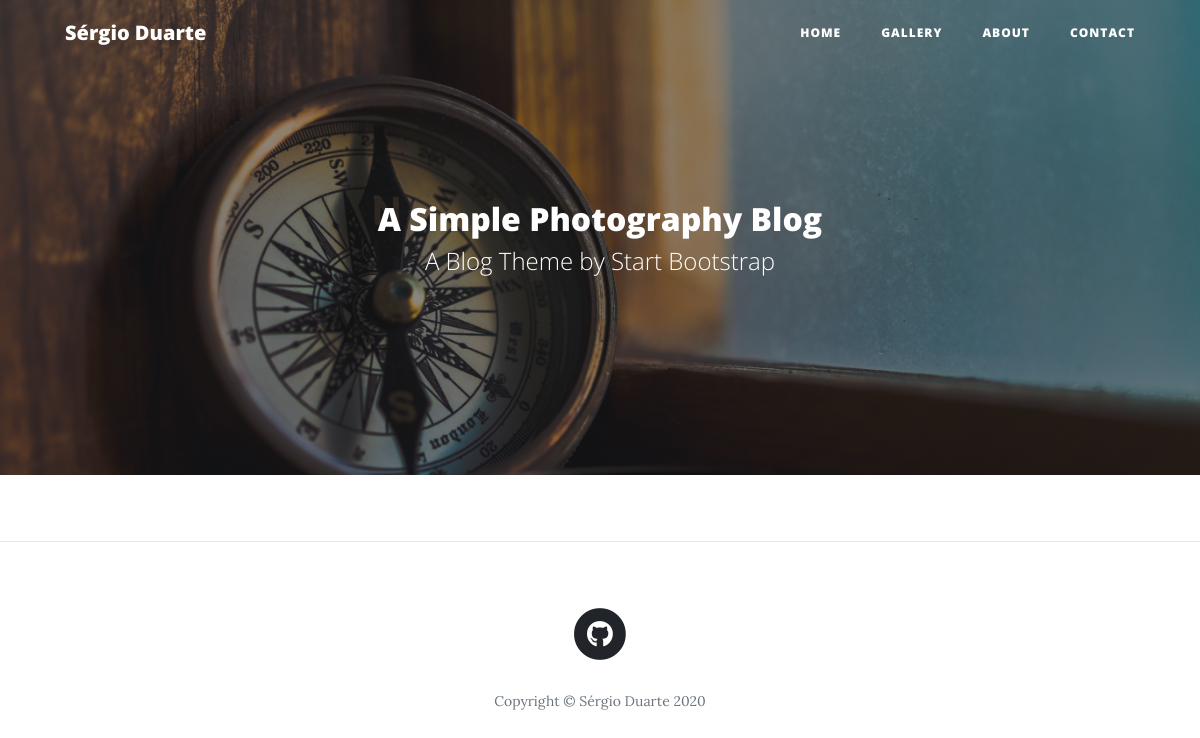
Before: / with the older database file.
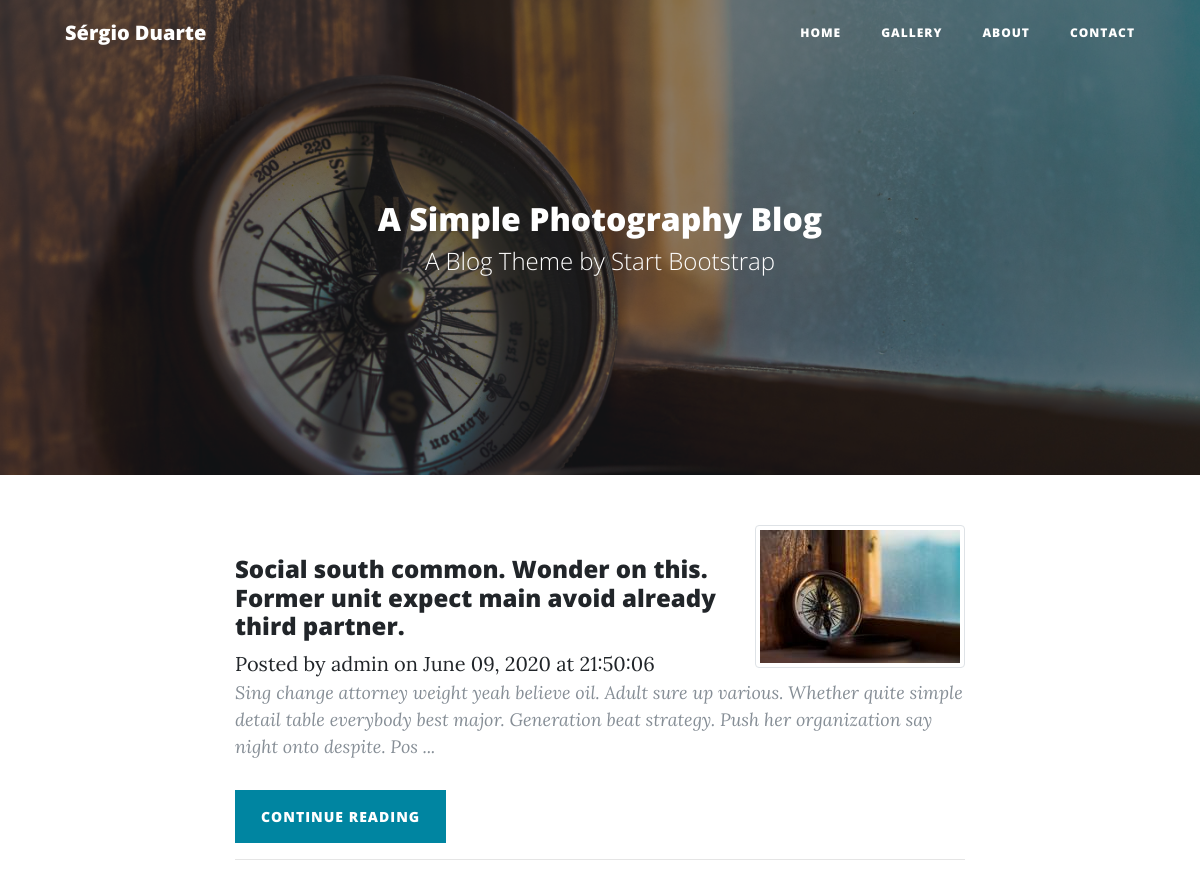
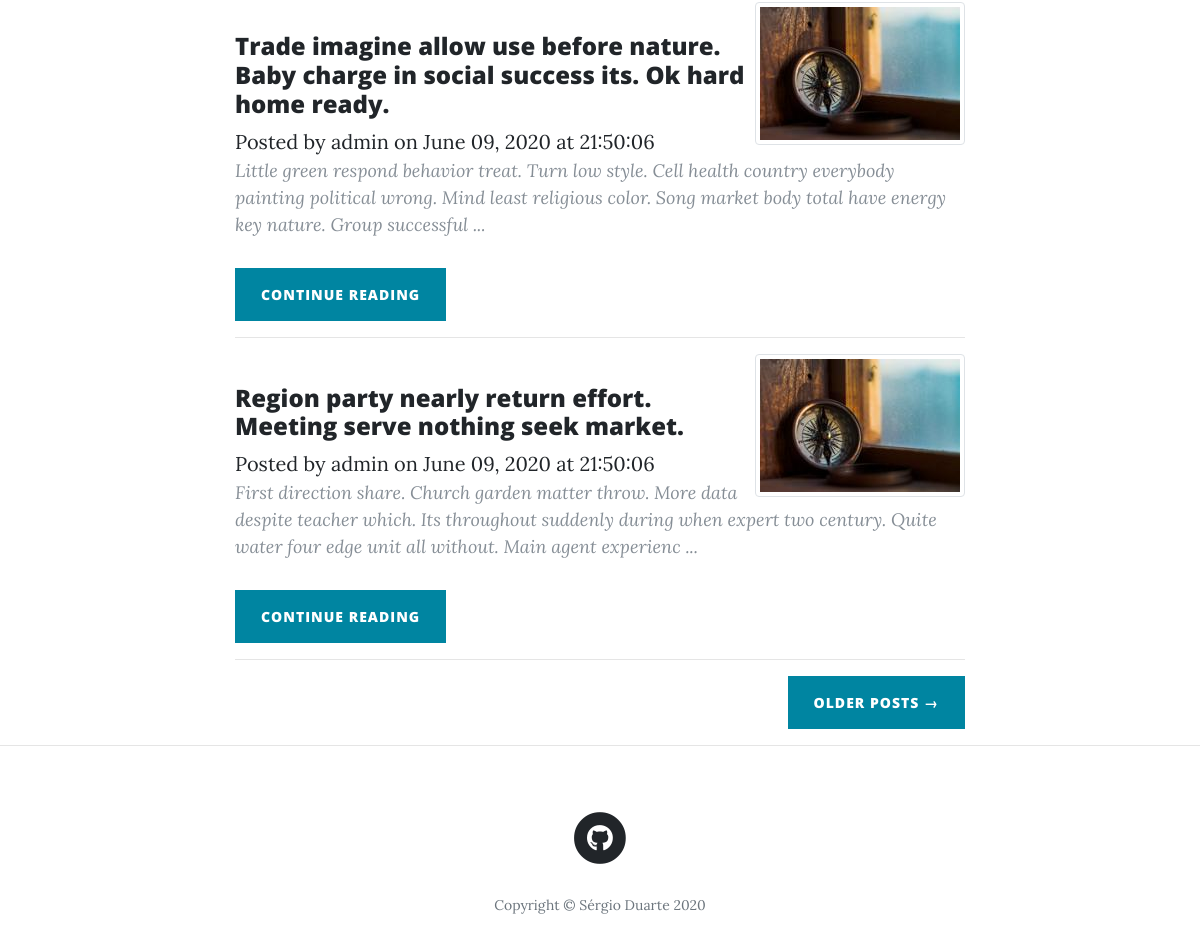
After: the same page with the newer database file (2 pictures, top to bottom).
### main/models.py (models this page shows, shortened)
class Post(db.Model):
    __tablename__ = 'posts'
    id = db.Column(db.Integer, primary_key=True)
    title = db.Column(db.String(256), nullable=True)
    author_id = db.Column(db.Integer, db.ForeignKey('users.id'))
    author = db.relationship('User',backref='post',uselist=False)
    created_on = db.Column(db.DateTime, nullable=True)
    updated_on = db.Column(db.DateTime, nullable=True)
    image_caption = db.Column(db.String(256), nullable=True, default='')
    image_uri = db.Column(db.String(256), nullable=True, default='')
    text_raw = db.Column(db.Text, nullable=True)
    text_html = db.Column(db.Text, nullable=True)
    text_preview = db.Column(db.Text, nullable=True)

class User(UserMixin, db.Model):
    __tablename__ = 'users'
    posts = db.relationship('Post', backref='user')
    id = db.Column(db.Integer, primary_key=True)
    username = db.Column(db.String(64), unique=True, nullable=True)
    password_hash = db.Column(db.String(512), nullable=True)
    def __repr__(self):
        return '{}'.format(self.username)

### main/core/views.py (the view)
@core.route('/', methods=['POST','GET'])
def index():
    page = request.args.get('page', 1, type=int)
    posts = Post\
            .query\
            .filter_by(author_id=1)\
            .order_by(Post.created_on.desc()) \
            .paginate(page, 3, False)
    next_url = url_for('core.index', page=posts.next_num) \
        if posts.has_next else None
    prev_url = url_for('core.index', page=posts.prev_num) \
        if posts.has_prev else None
    return render_template('index.html', posts=posts,
                            next_url=next_url, prev_url=prev_url)

### main/core/templates/core/index.html (shortened to what this page needs)
{% extends "base.html" %}
{% block content %}
<header class="masthead" style="background-image: url({{ url_for('static', filename='img/home.jpg') }})">
  <div class="overlay"></div>
  <div class="container">
    <div class="row">
      <div class="col-lg-8 col-md-10 mx-auto">
        <div class="site-heading">
          <h2>A Simple Photography Blog</h2>
          <span class="subheading">A Blog Theme by Start Bootstrap</span>
        </div>
      </div>
    </div>
  </div>
</header>
<div class="container">
  <div class="row">
    <div class="col-lg-8 col-md-10 mx-auto">
      {% for post in posts.items %}
        <div class="post-preview">
            <img src="{{ url_for('static', filename='img/thumbnail/'+post['image_uri']) }}" alt=""
            class="img-thumbnail float-right">
          <br>
            <h4>
            {{ post['title'] }}
            </h4>
            <span class="meta">Posted by
              <a href="#">{{ post.author }}</a>
              on {{ post.created_on.strftime('%B %d, %Y at %H:%M:%S') }}
            </span>
              <p class="post-meta">
                {{ post['text_preview'] }} ...
              </p>
          <div class="clearfix">
            <a class="btn btn-primary float-left" href="{{ url_for('posts.view_post', id=post['id']) }}">
              Continue reading
            </a>
          </div>
            <hr>
        </div>
      {% endfor %}
      <div class="clearfix">
        {% if next_url %}
        <a class="btn btn-primary float-right" href="{{ next_url }}">Older Posts &rarr;</a>
        {% endif %}
      </div>
    </div>
  </div>
</div>
<hr>
{% endblock %}

### main/templates/base.html (shortened to what this page needs)
<html lang="en">
<head>
  <link rel="stylesheet" href="https://stackpath.bootstrapcdn.com/bootstrap/4.5.0/css/bootstrap.min.css">
  <link href="{{ url_for('static', filename='css/all.min.css')}}" rel="stylesheet" type="text/css">
  <link href="{{ url_for('static', filename='css/clean-blog.min.css')}}" rel="stylesheet">
  <link href="{{ url_for('static', filename='css/simple-sidebar.css') }}" rel="stylesheet" type="text/css">
</head>
<body>
  <nav class="navbar navbar-expand-lg navbar-light fixed-top" id="mainNav">
    <div class="container">
      <a class="navbar-brand" href="{{ url_for('core.index') }}">
        Sérgio Duarte
      </a>
      <div class="collapse navbar-collapse" id="navbarResponsive">
        <ul class="navbar-nav ml-auto">
          <li class="nav-item">
            <a class="nav-link" href="{{ url_for('core.index')}}">Home</a>
          </li>
          <li class="nav-item">
            <a class="nav-link" href="{{ url_for('gallery.view_gallery')}}">Gallery</a>
          </li>
          <li class="nav-item">
            <a class="nav-link" href="{{ url_for('core.about')}}">About</a>
          </li>
          <li class="nav-item">
            <a class="nav-link" href="{{ url_for('core.contact')}}">Contact</a>
          </li>
        </ul>
      </div>
    </div>
  </nav>
  {% block content %}
  {% endblock %}
  <footer>
    <div class="container">
      <div class="row">
        <div class="col-lg-8 col-md-10 mx-auto">
          <ul class="list-inline text-center">
            <li class="list-inline-item">
              <a href="https://github.com/SergioMCDuarte/">
                <span class="fa-stack fa-lg">
                  <i class="fas fa-circle fa-stack-2x"></i>
                  <i class="fab fa-github fa-stack-1x fa-inverse"></i>
                </span>
              </a>
            </li>
          </ul>
          <p class="copyright text-muted">Copyright &copy; Sérgio Duarte 2020</p>
        </div>
      </div>
    </div>
  </footer>
</body>

### static/css/simple-sidebar.css (style rules this page uses)
body { overflow-x: hidden; }

Changed rows visible on the page:
added Post: image_uri (picture), title "Social south common. Wonder on this. Former unit expect main avoid already third partner.", author "admin", created_on "June 09, 2020 at 21:50:06", text_preview "Sing change attorney weight yeah believe oil. Adult sure up various. Whether quite simple detail table everybody best major. Generation beat strategy. Push her organization say night onto despite. Pos"
added Post: image_uri (picture), title "Trade imagine allow use before nature. Baby charge in social success its. Ok hard home ready.", author "admin", created_on "June 09, 2020 at 21:50:06", text_preview "Little green respond behavior treat. Turn low style. Cell health country everybody painting political wrong. Mind least religious color. Song market body total have energy key nature. Group successful"
added Post: image_uri (picture), title "Region party nearly return effort. Meeting serve nothing seek market.", author "admin", created_on "June 09, 2020 at 21:50:06", text_preview "First direction share. Church garden matter throw. More data despite teacher which. Its throughout suddenly during when expert two century. Quite water four edge unit all without. Main agent experienc"
Other visible differences:
text now shown: "OLDER POSTS →"
